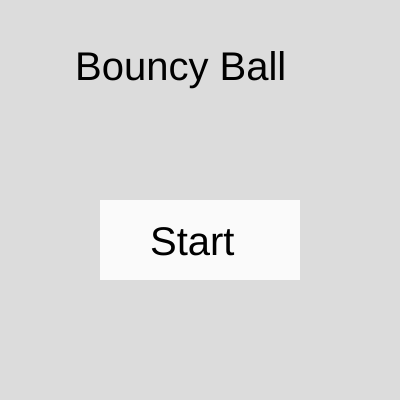
Frame 1 (no input)
Frame 60 (no input): identical to frame 1, image omitted
Frame 120 (the mouse pressed at the canvas centre since frame 60): identical to frame 1, image omitted

The p5.js sketch that drew this single still picture (run headless with seeded random() and noise() and a simulated clock; from frame 60 on, the mouse is pressed at the canvas centre):

// p5.js sketch
// ── sketch.js

let menu = true;
let gameOver = false;
let x, y, vy, pillars, timer, score;
x = 100;
y = 200;
vy = 0;
timer = 0;
score = 0;
pillars = [[250, randomInt(100, 250)], [400, randomInt(100, 250)]];

function setup() {
    createCanvas(400, 400);

}
function randomInt(min, max) {
    min = Math.ceil(min);
    max = Math.floor(max);
    return Math.floor(Math.random() * (max - min) + min);
}

function update(){
    y+=vy;
    vy+=.3;
    if (millis() >= 2500+timer){
        pillars.push([400, randomInt(100, 250)]);
        console.log("New Pillar");
        timer = millis();
        score += 1;
    }
    for (let i = 0; i < pillars.length; i++){
        pillars[i][0] -= 1;

        if (y <= pillars[i][1] + 10|| y >= pillars[i][1]+93){
            if (pillars[i][0] <= 110 && pillars[i][0] >= 60){
                gameOver = true;
            }
        }

        if (pillars[i][0] < -50){
            pillars.splice(i, 1);
        }
    }

}
function drawPillars(){
    for (let pillar of pillars) {

        strokeWeight(1);
        stroke(51);
        rect(pillar[0], 0, 30, pillar[1]);
        rect(pillar[0], pillar[1] + 100, 30, 400);
    }
}

const drawMenu = () => {
    background(220);
    textSize(40);
    fill(0);
    text("Bouncy Ball", 75, 80);
    strokeWeight(0);
    if(mouseX > 100 && mouseX < 300 && mouseY > 200 && mouseY < 280){
        fill(200);
    } else {
        fill(250);
    }
    rect(100, 200, 200, 80);
    fill(0);
    text("Start", 150, 255);
}

const drawGame = () => {
    background(220);
    fill(256);
    ellipse(x,y,20);
    drawPillars();
    textSize(32);
    fill(0);
    text(score, 10, 30);
    update();
}

const drawGameOver = () => {
    textSize(40);
    fill(0);
    text("Game Over!", 75, 80);
    strokeWeight(0);
    if(mouseX > 100 && mouseX < 300 && mouseY > 200 && mouseY < 280){
        fill(200);
    } else {
        fill(250);
    }
    rect(100, 200, 200, 80);
    fill(0);
    text("Menu", 150, 255);
}

function draw() {
    if (menu){
        drawMenu();
    } else if (gameOver) {
        drawGameOver();
    } else {
        drawGame();
    }
}

function mousePressed() {
    if (menu) {
        if(mouseX > 100 && mouseX < 300 && mouseY > 200 && mouseY < 280){
            menu = false;
            timer = millis();
        }
    } else if (gameOver){
        if(mouseX > 100 && mouseX < 300 && mouseY > 200 && mouseY < 280){
            menu = true;
            gameOver = false;
            pillars = [[250, randomInt(100, 250)], [400, randomInt(100, 250)]];
            score = 0;
            y = 200;
            vy = 0;
            timer = millis();
        }

    } else {
        vy = -6;
    }
}
function keyPressed() {
    if(!menu && !gameOver) {
        if (keyCode === 32) {
            vy = -6;
        }
    }
}
function touchStart(){
    vy = -6;
}
